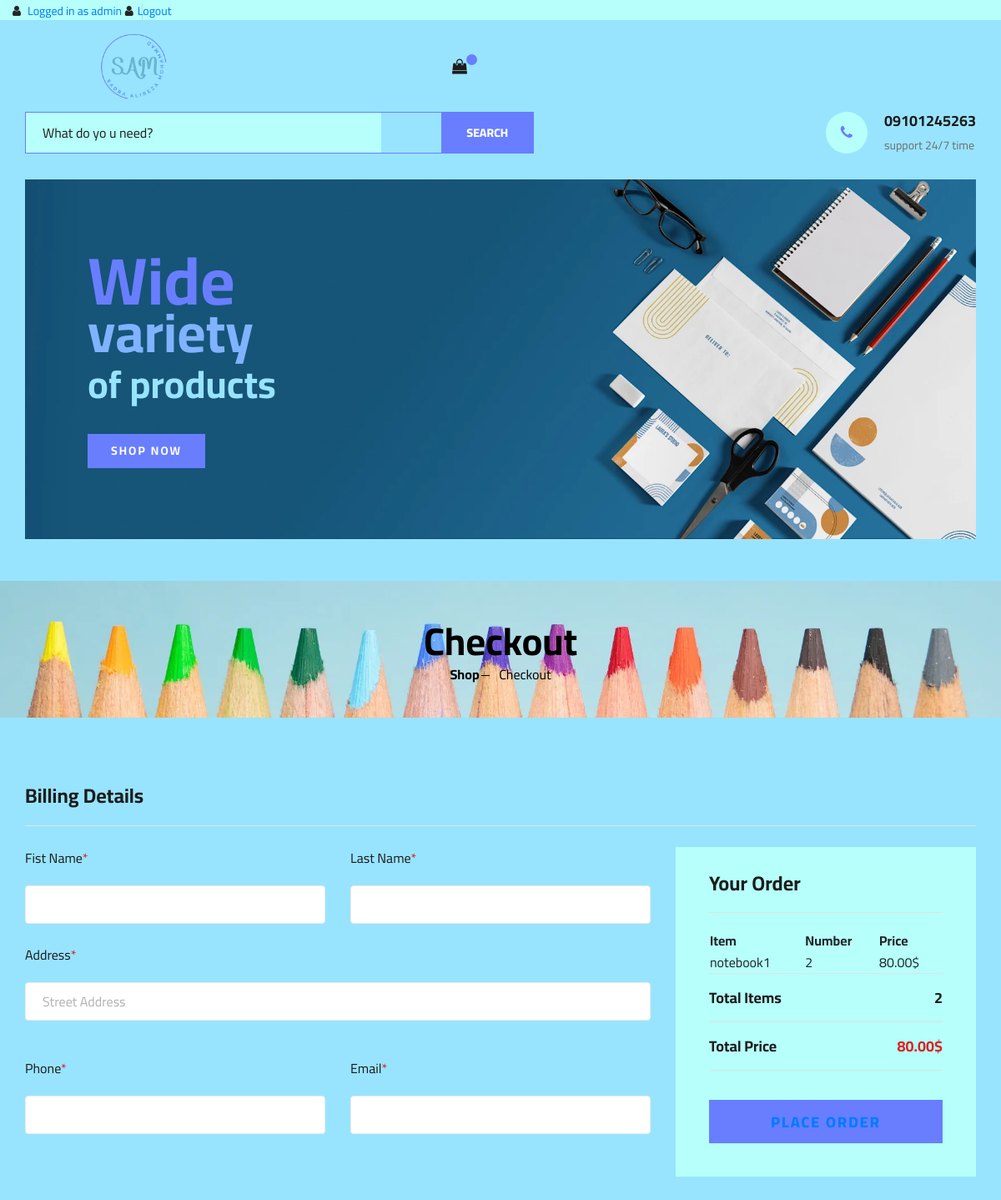
The app's page /checkout/ (signed in) with its own data.
### website/models.py (models this page shows, shortened)
class OrderItem(models.Model):
    item = models.ForeignKey(Item,on_delete=models.SET_NULL,null=True)
    order = models.ForeignKey(Order,on_delete=models.SET_NULL,null=True)
    quantity = models.IntegerField(default=0,null=True,blank=True)
    date_added = models.DateTimeField(auto_now_add=True)
    @property
    def get_total(self):
        total = self.item.final_price * self.quantity
        return total

class Item(models.Model):
    Size_options = [
        ('tiny', 'tiny'),
        ('small', 'small'),
        ('medium', 'medium'),
        ('large','large')
    ]
    title = models.CharField(max_length=255)
    image = models.ImageField(upload_to='items_image/')
    category = TaggableManager()
    off = models.BooleanField(default=False)
    description = models.TextField()
    status = models.BooleanField(default=False)
    published_date = models.DateTimeField()
    created_date = models.DateTimeField(auto_now_add=True)
    updated_date = models.DateTimeField(auto_now=True)
    price = models.DecimalField(max_digits=10, decimal_places=2)
    discount = models.DecimalField(max_digits=10, decimal_places=2)
    final_price = models.DecimalField(max_digits=10, decimal_places=2, editable=False, null=True, blank=True)
    size = models.CharField(max_length=10, choices=Size_options)
    color = models.CharField(max_length=255)
    class Meta:
        ordering = ['-created_date']

class Order(models.Model):
    customer=models.ForeignKey(Customer,on_delete=models.SET_NULL,null=True,blank=True)
    date_ordered = models.DateTimeField(auto_now_add=True)
    complete = models.BooleanField(default=False)
    transaction_id = models.CharField(max_length=100,null=True)
    @property
    def get_cart_total(self):
        orderitems = self.orderitem_set.all()
        total = sum([orderitem.get_total for orderitem in orderitems])
        return total
    @property
    def get_cart_items(self):
        orderitems = self.orderitem_set.all()
        total = sum([orderitem.quantity for orderitem in orderitems])
        return total

### website/views.py (the view)
# urls.py: path('checkout/',checkout_view,name='checkout'),
def checkout_view(request):
    if request.user.is_authenticated:
        customer = request.user.customer
        order, created = Order.objects.get_or_create(customer=customer,complete=False)
        orderitems = order.orderitem_set.all()
        print('orderitems:' , orderitems)
        return render(request,'website_templates/checkout.html',{'orderitems' : orderitems,'order' : order})
    else:
        return render('/')

### templates/website_templates/checkout.html
{% extends "base.html" %}
{% block content %}
{% load static %}
    <section class="breadcrumb-section set-bg" data-setbg="{% static 'img/art-materials-colored-pencils.webp' %}">
        <div class="container">
            <div class="row">
                <div class="col-lg-12 text-center">
                    <div class="breadcrumb__text">
                        <h2>Checkout</h2>
                        <div class="breadcrumb__option">
                            <a href="{% url 'website:shop' %}">Shop</a>
                            <span>Checkout</span>
                        </div>
                    </div>
                </div>
            </div>
        </div>
    </section>
    <section class="checkout spad">
        <div class="container">
            <div class="checkout__form">
                <h4>Billing Details</h4>
                <form action="#">
                    <div class="row">
                        <div class="col-lg-8 col-md-6">
                            <div class="row">
                                <div class="col-lg-6">
                                    <div class="checkout__input">
                                        <p>Fist Name<span>*</span></p>
                                        <input type="text">
                                    </div>
                                </div>
                                <div class="col-lg-6">
                                    <div class="checkout__input">
                                        <p>Last Name<span>*</span></p>
                                        <input type="text">
                                    </div>
                                </div>
                            </div>
                            <div class="checkout__input">
                                <p>Address<span>*</span></p>
                                <input type="text" placeholder="Street Address" class="checkout__input__add">
                            </div>
                            <div class="row">
                                <div class="col-lg-6">
                                    <div class="checkout__input">
                                        <p>Phone<span>*</span></p>
                                        <input type="text">
                                    </div>
                                </div>
                                <div class="col-lg-6">
                                    <div class="checkout__input">
                                        <p>Email<span>*</span></p>
                                        <input type="text">
                                    </div>
                                </div>
                            </div>
                        </div>
                        <div class="col-lg-4 col-md-6">
                            <div class="checkout__order">
                                <h4>Your Order</h4>
                                <div>
                                    <table style="width:100%;">
                                        <thead>
                                          <tr>
                                            <th>Item</th>
                                            <th>Number</th>
                                            <th>Price</th>
                                          </tr>
                                        </thead>
                                        <tbody>
                                            {% for orderitem in orderitems %}
                                          <tr>
                                            <td>{{orderitem.item.title}}</td>
                                            <td>{{orderitem.quantity}}</td>
                                            <td>{{orderitem.get_total}}$</td>
                                          </tr>
                                          {% endfor %}
                                        </tbody>
                                      </table>
                                <div class="checkout__order__subtotal">Total Items <span>{{order.get_cart_items}}</span></div>
                                <div class="checkout__order__total">Total Price <span>{{order.get_cart_total}}$</span></div>
                                <button type="" class="site-btn"><a href="{% url 'website:shop' %}">PLACE ORDER</a></button>
                            </div>
                        </div>
                    </div>
                </form>
            </div>
        </div>
    </section>
 {% endblock %}

### templates/base.html (shortened to what this page needs)
{% load static %}
<!DOCTYPE html>
<html lang="zxx">
<head>
    <link rel="stylesheet" href="{% static 'css/bootstrap.min.css' %}" type="text/css">
    <link rel="stylesheet" href="{% static 'css/font-awesome.min.css' %}" type="text/css">
    <link rel="stylesheet" href="{% static 'css/elegant-icons.css' %}" type="text/css">
    <link rel="stylesheet" href="{% static 'css/nice-select.css' %}" type="text/css">
    <link rel="stylesheet" href="{% static 'css/jquery-ui.min.css' %}" type="text/css">
    <link rel="stylesheet" href="{% static 'css/owl.carousel.min.css' %}" type="text/css">
    <link rel="stylesheet" href="{% static 'css/slicknav.min.css' %}" type="text/css">
    <link rel="stylesheet" href="{% static 'css/style.css' %}" type="text/css">
</head>
<body>
    <header class="header">
        <div class="header__top">
            <div class="container">
                <div class="row">
                    <div class="">
                        <div class="header__top__left">
                            <ul>
                                {% if request.user.is_authenticated %}
                                <li><a href="#"><i class="fa fa-user"></i> Logged in as {{request.user.username}}</a></li>
                                <li><a href="{% url 'accounts:logout' %}" ><i class="fa fa-user"></i>Logout</a></li>
                                {% else %}
                                <li><a href="{% url 'accounts:login' %}"><i class="fa fa-user"></i>Login</a></li>
                                <li><a href="{% url 'accounts:signup' %}" ><i class="fa fa-user"></i>Sign up</a></li>
                                {% endif %}
                            </ul>
                        </div>
                    </div>
                </div>
            </div>
        </div>
        <div class="container">
            <div class="row">
                <div class="col-lg-3">
                    <div class="header__logo">
                        <a href="#"><img src="{% static 'img/SAM.png' %}" alt="LOGO"></a>
                    </div>
                </div>
                <div class="col-lg-3">
                    <div class="header__cart">
                        <ul>
                            <li><a href="{% url 'website:cart' %}"><i class="fa fa-shopping-bag"></i> <span>{{cartItems}}</span></a></li>
                        </ul>
                    </div>
                </div>
            </div>
        </div>
    </header>
    <section class="hero">
        <div class="container">
            <div class="row">
                <div class="col-lg-12">
                    <div class="hero__search">
                        {% include 'website_templates/search.html' %}
                        <div class="hero__search__phone">
                            <div class="hero__search__phone__icon">
                                <i class="fa fa-phone"></i>
                            </div>
                            <div class="hero__search__phone__text">
                                <h5>09101245263</h5>
                                <span>support 24/7 time</span>
                            </div>
                        </div>
                    </div>
                    <div class="hero__item set-bg" data-setbg="{% static 'img/hero/S001525875.webp' %}">
                        <div class="hero__text">
                            <h1>Wide</h1>
                            <h2>variety</h2>
                            <h3>of products</h3>
                            <br>
                            <a href="{% url 'website:shop' %}" class="primary-btn">SHOP NOW</a>
                        </div>
                    </div>
                </div>
            </div>
        </div>
    </section>
    {% block content %}
    {% endblock %}
</body>
</html>

### records on screen
OrderItem: item "notebook1", quantity "2", get_total "80.00"
Order: get_cart_items "2", get_cart_total "80.00"

### other values on screen
{{ request.user.username }} "admin"
